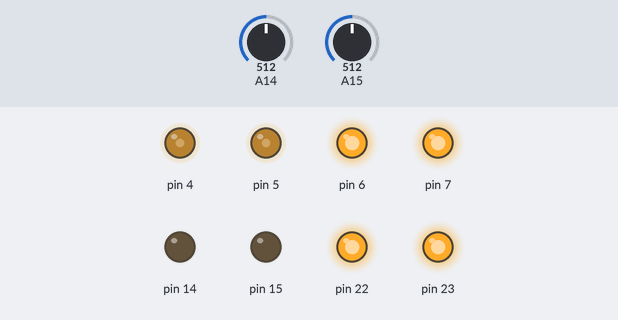
Recording of a sketch running on a simulated Arduino Mega 2560, built with avr-gcc and run on an emulated ATmega2560. On the bench: output pins drawn as LEDs (lit = HIGH). The inputs (shaded band) are chosen by the test bench; at power-on: A15 = 512, A14 = 512.

Above: at 1.2 s.
1.3 s: A15 set to 601
2.8 s: A15 set to 622
At 3.5 s:
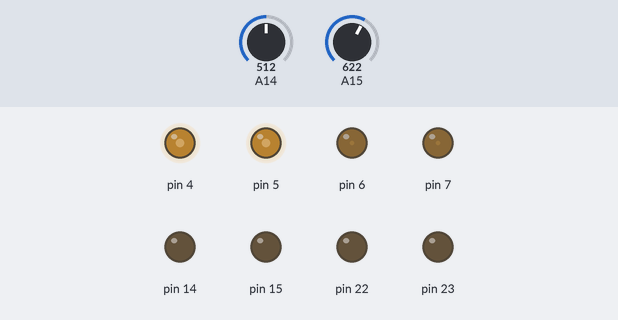
4.3 s: A14 set to 530
At 4.9 s:
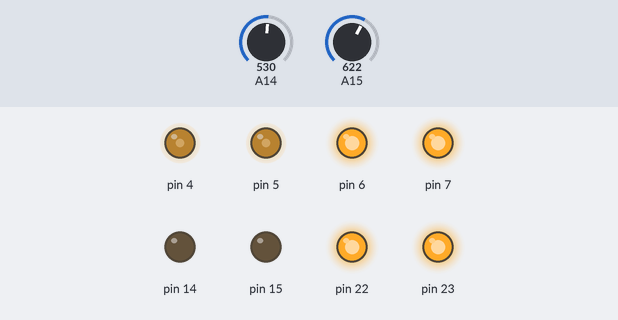
5.8 s: A14 set to 306
At 6.4 s:
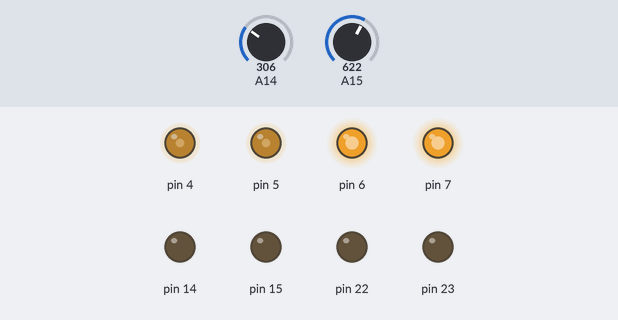
7.3 s: A15 set to 511
At 7.8 s:
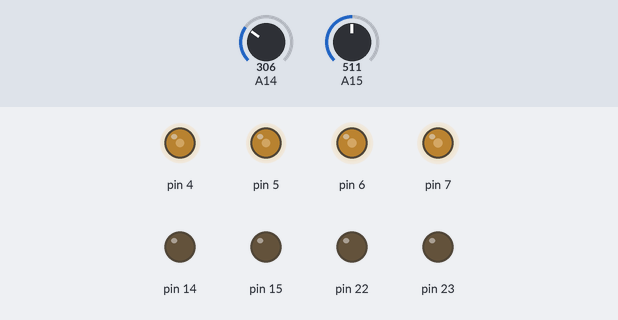
8.8 s: A15 set to 306
At 9.2 s:
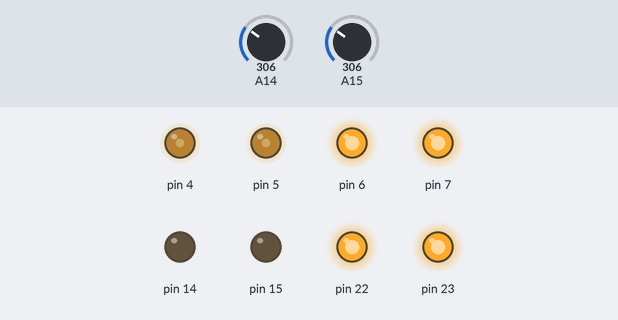
Timing chart, 0 to 11.3 s (numbered marks = the images above; inputs shaded):
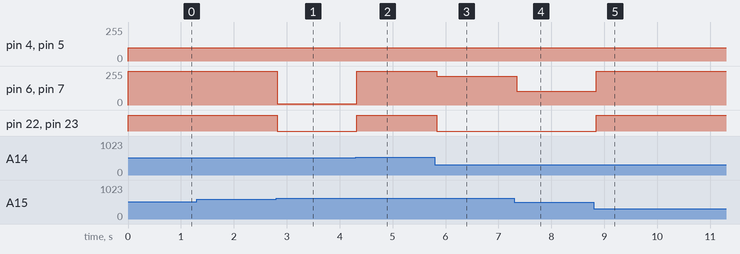

Measured:
- the behaviour switches between 612 and 613 on A15 (found by bisection; images 0 and 1)
- the behaviour switches between 521 and 522 on A14 (found by bisection; images 1 and 2)
- after the input at 1.3 s, every drawn part: stays the same
- after the input at 2.8 s, pin 6, pin 7: 255/255 → 10/255 at once; pin 22, pin 23: HIGH → LOW at once
- after the input at 4.3 s, pin 6, pin 7: 10/255 → 255/255 at once; pin 22, pin 23: LOW → HIGH at once
- after the input at 5.8 s, pin 6, pin 7: 255/255 → 216/255 at once; pin 22, pin 23: HIGH → LOW at once
- after the input at 7.3 s, pin 6, pin 7: 216/255 → 105/255 at once
- after the input at 8.8 s, pin 6, pin 7: 105/255 → 255/255 after 0.05 s; pin 22, pin 23: LOW → HIGH after 0.05 s

The sketch:

sketch_mar05a.ino
```cpp
byte motor[4][2][2]  = {{{15,4},{5,17}},{{23,7},{2,24}},{{14,5},{4,16}},{{22,6},{3,25}}};
int GREYleft = A14;
int Greyright = A15;
int val;
void init1 (){
  for (byte i = 0; i < 4; i++){
    pinMode(motor[i][0][0], OUTPUT);
    pinMode(motor[i][0][1], OUTPUT);
  }


}
void motor_setspeed(int pin1, int pin2, int value){
  if (value > 0){
    digitalWrite(pin1, LOW);
    analogWrite(pin2, value);
  }
  else{
    digitalWrite(pin1, HIGH);
    analogWrite(pin2, 255-value);
  }
}
void setup() {
  init1();
  Serial.begin(9600);
  pinMode(A14, INPUT);
  pinMode(A15, INPUT);
  motor_setspeed(15,4,0);
  motor_setspeed(23,7,0);
  motor_setspeed(14,5,0);
  motor_setspeed(22,6,0);
}

void turn(int diffspeed, int speedo){
  motor_setspeed(15,4,speedo);
  motor_setspeed(23,7,-speedo + diffspeed);
  motor_setspeed(14,5,speedo);
  motor_setspeed(22,6,-speedo + diffspeed);
}

void followline (){
  int val1 = analogRead(A14);
  int val2 = analogRead(A15);
  int diff = val1-val2;
  turn(-diff, 100);
  delay(50);
}


void loop() {
  /*
  motor_setspeed(15,4,255);
  motor_setspeed(23,7,-255);
  motor_setspeed(14,5,255);
  motor_setspeed(22,6,-255);
  */

  /*val=analogRead(A14);   //connect grayscale sensor to Analog 0
  Serial.print(val,DEC);//print the value to serial
  Serial.print(',');
  val=analogRead(A15);   //connect grayscale sensor to Analog 0
  Serial.println(val,DEC);//print the value to serial
  delay(100);*/
  followline();

}
```
